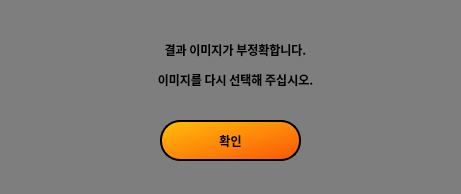
<?xml version="1.0" encoding="UTF-8"?>
<ui version="4.0">
 <class>error2</class>
 <widget class="QWidget" name="error2">
  <property name="geometry">
   <rect>
    <x>0</x>
    <y>0</y>
    <width>461</width>
    <height>194</height>
   </rect>
  </property>
  <property name="windowTitle">
   <string>Error2</string>
  </property>
  <property name="styleSheet">
   <string notr="true">background-color:rgb(126, 126, 126)
</string>
  </property>
  <widget class="QLabel" name="label_2">
   <property name="geometry">
    <rect>
     <x>50</x>
     <y>50</y>
     <width>41</width>
     <height>41</height>
    </rect>
   </property>
   <property name="text">
    <string/>
   </property>
   <property name="pixmap">
    <pixmap>warning.png</pixmap>
   </property>
   <property name="scaledContents">
    <bool>true</bool>
   </property>
  </widget>
  <widget class="QLabel" name="label">
   <property name="geometry">
    <rect>
     <x>50</x>
     <y>30</y>
     <width>371</width>
     <height>71</height>
    </rect>
   </property>
   <property name="font">
    <font>
     <family>Noto Sans KR</family>
     <weight>75</weight>
     <bold>true</bold>
    </font>
   </property>
   <property name="text">
    <string>&lt;html&gt;&lt;head/&gt;&lt;body&gt;&lt;p align=&quot;center&quot;&gt;결과 이미지가 부정확합니다.&lt;/p&gt;&lt;p align=&quot;center&quot;&gt;이미지를 다시 선택해 주십시오.&lt;/p&gt;&lt;/body&gt;&lt;/html&gt;</string>
   </property>
  </widget>
  <widget class="QPushButton" name="pushButton">
   <property name="geometry">
    <rect>
     <x>160</x>
     <y>120</y>
     <width>141</width>
     <height>41</height>
    </rect>
   </property>
   <property name="font">
    <font>
     <family>Noto Sans KR</family>
     <weight>75</weight>
     <bold>true</bold>
    </font>
   </property>
   <property name="styleSheet">
    <string notr="true">QPushButton{

	background-color: qlineargradient(spread:pad, x1:0, y1:0, x2:1, y2:1, stop:0 rgba(255, 190, 11, 255), stop:1 rgba(251, 86, 7, 255));
	border-radius: 20px;
	border-style: solid;
	border-width: 1.5px;
	border-color: black;
}
 QPushButton:pressed {
     background-color: rgb(255, 168, 96)
 }</string>
   </property>
   <property name="text">
    <string>확인</string>
   </property>
  </widget>
  <zorder>label</zorder>
  <zorder>pushButton</zorder>
  <zorder>label_2</zorder>
 </widget>
 <resources/>
 <connections/>
</ui>
